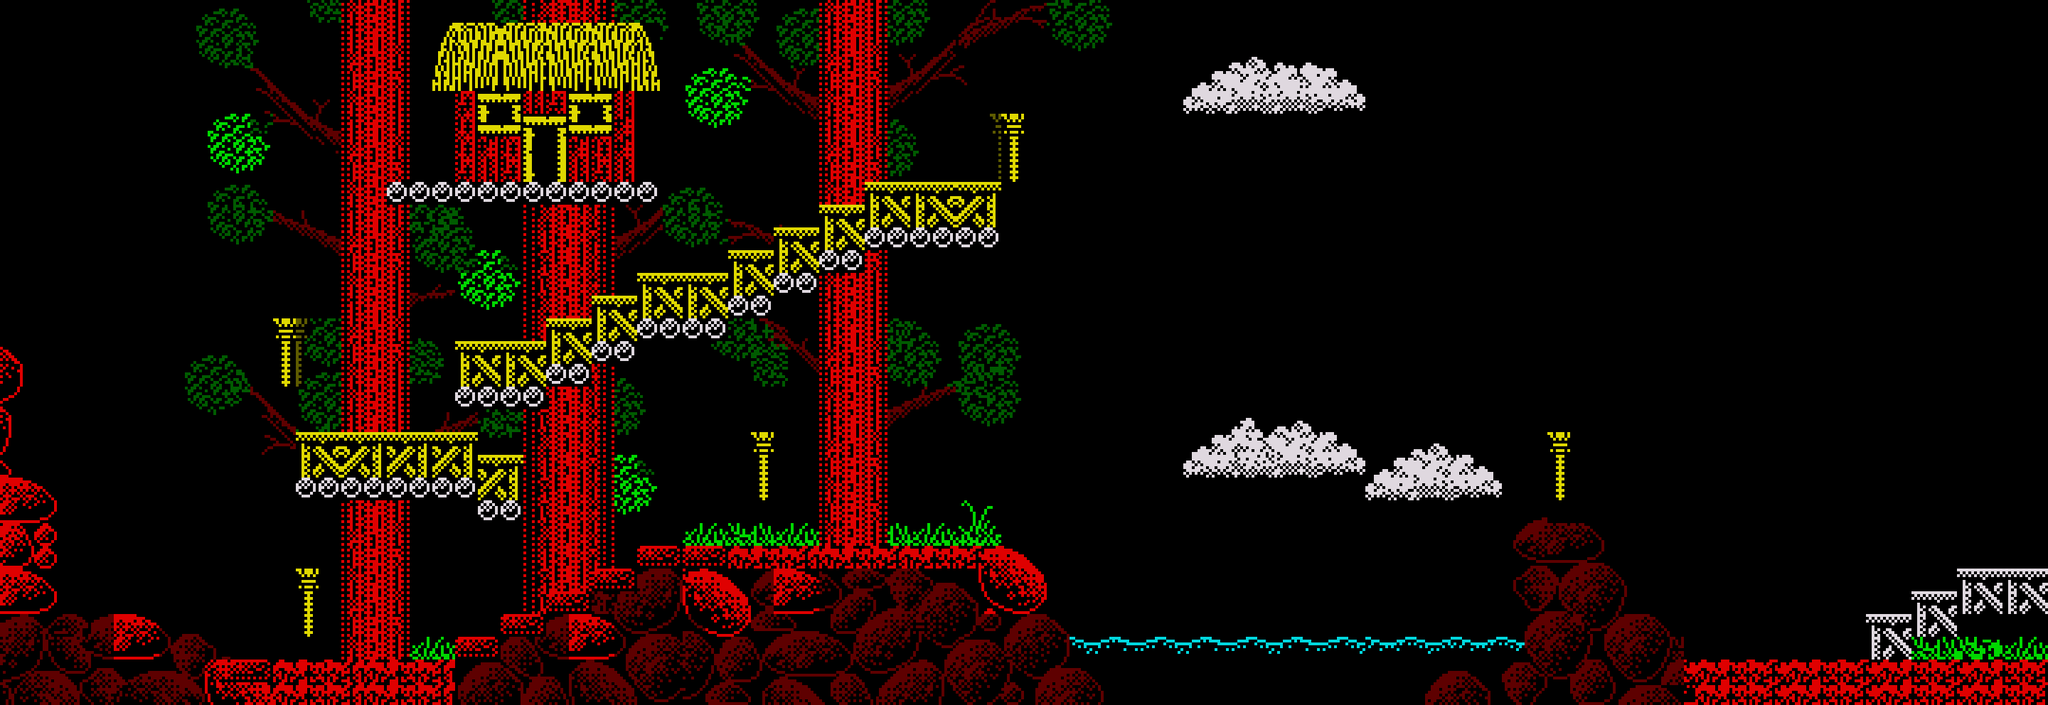

This game map was drawn from its Tiled (.tmx) file and the tilesets committed beside it. A one-line description and the trimmed map source follow:
An orthogonal 90x31 tile map with 32x32 px tiles, 2 tile layers (backround, walls), 1 image layer and 11 objects (10x item, dylan).

<map version="1.5" tiledversion="1.6.0" orientation="orthogonal" renderorder="right-down" width="90" height="31" tilewidth="32" tileheight="32" infinite="0" nextlayerid="7" nextobjectid="14">
 <tileset firstgid="1" name="dizzy tileset" tilewidth="32" tileheight="32" tilecount="768" columns="32">
  <image source="dizzy.tileset.png" width="1024" height="768" />
 </tileset>
 <imagelayer id="2" name="wallpaper" locked="1" opacity="0.42">
  <image source="dizzy.3.5.background.32x32.png" width="2880" height="992" />
 </imagelayer>
 <layer id="3" name="backround" width="90" height="31">
  <data>[2790 cells, 665 non-empty, 173 distinct tile ids]</data>
 </layer>
 <objectgroup id="4" name="actors" locked="1">
  <object id="3" name="torch" type="item" x="416" y="768" width="32" height="32" />
  <object id="4" name="torch" type="item" x="400" y="416" width="32" height="32" />
  <object id="5" name="torch" type="item" x="1056" y="576" width="32" height="32" />
  <object id="6" name="torch" type="item" x="1392" y="128" width="32" height="32" />
  <object id="7" name="torch" type="item" x="2176" y="576" width="32" height="32" />
  <object id="8" name="long rope" type="item" x="32" y="640" width="32" height="32" />
  <object id="9" name="starting handle" type="item" x="576" y="192" width="64" height="64" />
  <object id="10" name="short rope" type="item" x="2176" y="672" width="64" height="64" />
  <object id="11" name="machine" type="item" x="2368" y="800" width="256" height="128" />
  <object id="12" name="teleport" type="item" x="2752" y="576" width="128" height="224" />
  <object id="13" name="dylan" x="1280" y="352" width="96" height="96" />
 </objectgroup>
 <layer id="5" name="walls" width="90" height="31">
  <data>[2790 cells, 0 non-empty, 0 distinct tile ids]</data>
 </layer>
</map>